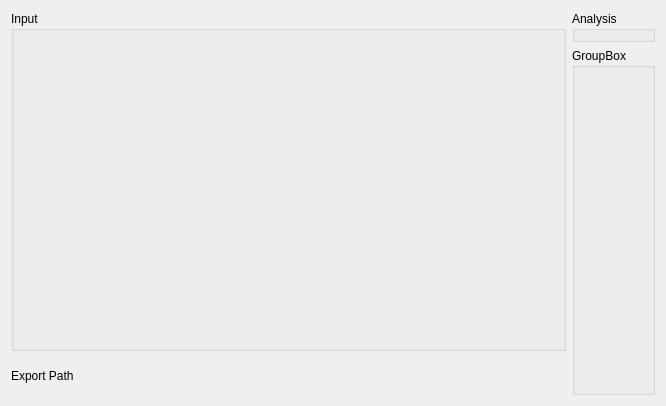
<?xml version="1.0" encoding="UTF-8"?>
<ui version="4.0">
 <class>MainInputWidget</class>
 <widget class="QWidget" name="MainInputWidget">
  <property name="geometry">
   <rect>
    <x>0</x>
    <y>0</y>
    <width>666</width>
    <height>406</height>
   </rect>
  </property>
  <property name="windowTitle">
   <string>Form</string>
  </property>
  <layout class="QHBoxLayout" name="horizontalLayout" stretch="1,0">
   <item>
    <layout class="QVBoxLayout" name="inputLayout" stretch="9,1">
     <item>
      <widget class="QGroupBox" name="inputGroupBox">
       <property name="title">
        <string>Input</string>
       </property>
      </widget>
     </item>
     <item>
      <layout class="QHBoxLayout" name="exportLayout">
       <item>
        <widget class="QLabel" name="exportPathLabel">
         <property name="sizePolicy">
          <sizepolicy hsizetype="Fixed" vsizetype="Fixed">
           <horstretch>0</horstretch>
           <verstretch>0</verstretch>
          </sizepolicy>
         </property>
         <property name="text">
          <string>Export Path</string>
         </property>
        </widget>
       </item>
       <item>
        <widget class="FileSelectionWidget" name="exportPathWidget" native="true"/>
       </item>
      </layout>
     </item>
    </layout>
   </item>
   <item>
    <layout class="QVBoxLayout" name="verticalLayout" stretch="0,1">
     <item>
      <widget class="QGroupBox" name="analysisGroupBox">
       <property name="title">
        <string>Analysis</string>
       </property>
      </widget>
     </item>
     <item>
      <widget class="QGroupBox" name="exportGroupBox">
       <property name="title">
        <string>GroupBox</string>
       </property>
      </widget>
     </item>
    </layout>
   </item>
  </layout>
 </widget>
 <customwidgets>
  <customwidget>
   <class>FileSelectionWidget</class>
   <extends>QWidget</extends>
   <header>preppipe_gui_pyside6.componentwidgets.fileselectionwidget</header>
   <container>1</container>
  </customwidget>
 </customwidgets>
 <resources/>
 <connections/>
</ui>
